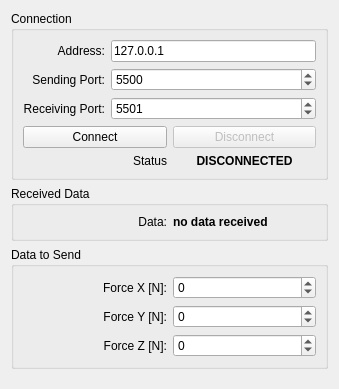
<?xml version="1.0" encoding="UTF-8"?>
<ui version="4.0">
 <class>GUI</class>
 <widget class="QWidget" name="GUI">
  <property name="geometry">
   <rect>
    <x>0</x>
    <y>0</y>
    <width>339</width>
    <height>389</height>
   </rect>
  </property>
  <property name="windowTitle">
   <string>SocketUdp</string>
  </property>
  <layout class="QGridLayout" name="gridLayout_3">
   <item row="1" column="0">
    <widget class="QGroupBox" name="groupBox_2">
     <property name="title">
      <string>Received Data</string>
     </property>
     <layout class="QGridLayout" name="gridLayout_4">
      <item row="0" column="0">
       <widget class="QLabel" name="label_8">
        <property name="text">
         <string>Data:</string>
        </property>
        <property name="alignment">
         <set>Qt::AlignRight|Qt::AlignTrailing|Qt::AlignVCenter</set>
        </property>
       </widget>
      </item>
      <item row="0" column="1">
       <widget class="QLabel" name="label_data">
        <property name="font">
         <font>
          <bold>true</bold>
         </font>
        </property>
        <property name="text">
         <string>no data received</string>
        </property>
       </widget>
      </item>
     </layout>
    </widget>
   </item>
   <item row="3" column="0">
    <spacer name="verticalSpacer">
     <property name="orientation">
      <enum>Qt::Vertical</enum>
     </property>
     <property name="sizeHint" stdset="0">
      <size>
       <width>20</width>
       <height>311</height>
      </size>
     </property>
    </spacer>
   </item>
   <item row="0" column="0">
    <widget class="QGroupBox" name="groupBox">
     <property name="title">
      <string>Connection</string>
     </property>
     <layout class="QGridLayout" name="gridLayout_5">
      <item row="0" column="0">
       <widget class="QLabel" name="label">
        <property name="text">
         <string>Address:</string>
        </property>
        <property name="alignment">
         <set>Qt::AlignRight|Qt::AlignTrailing|Qt::AlignVCenter</set>
        </property>
       </widget>
      </item>
      <item row="0" column="1">
       <widget class="QLineEdit" name="lineEdit_address">
        <property name="text">
         <string>127.0.0.1</string>
        </property>
       </widget>
      </item>
      <item row="1" column="0">
       <widget class="QLabel" name="label_5">
        <property name="text">
         <string>Sending Port:</string>
        </property>
        <property name="alignment">
         <set>Qt::AlignRight|Qt::AlignTrailing|Qt::AlignVCenter</set>
        </property>
       </widget>
      </item>
      <item row="1" column="1">
       <widget class="QSpinBox" name="spinBox_SendPort">
        <property name="minimum">
         <number>0</number>
        </property>
        <property name="maximum">
         <number>99999</number>
        </property>
        <property name="value">
         <number>5500</number>
        </property>
       </widget>
      </item>
      <item row="2" column="0">
       <widget class="QLabel" name="label_6">
        <property name="text">
         <string>Receiving Port:</string>
        </property>
        <property name="alignment">
         <set>Qt::AlignRight|Qt::AlignTrailing|Qt::AlignVCenter</set>
        </property>
       </widget>
      </item>
      <item row="2" column="1">
       <widget class="QSpinBox" name="spinBox_RecvPort">
        <property name="minimum">
         <number>0</number>
        </property>
        <property name="maximum">
         <number>99999</number>
        </property>
        <property name="value">
         <number>5501</number>
        </property>
       </widget>
      </item>
      <item row="3" column="0" colspan="2">
       <layout class="QGridLayout" name="gridLayout_2">
        <item row="0" column="0">
         <widget class="QPushButton" name="pushButton_Connect">
          <property name="text">
           <string>Connect</string>
          </property>
         </widget>
        </item>
        <item row="0" column="1">
         <widget class="QPushButton" name="pushButton_Disconnect">
          <property name="enabled">
           <bool>false</bool>
          </property>
          <property name="text">
           <string>Disconnect</string>
          </property>
         </widget>
        </item>
       </layout>
      </item>
      <item row="4" column="0" colspan="2">
       <layout class="QGridLayout" name="gridLayout">
        <item row="0" column="0">
         <widget class="QLabel" name="label_7">
          <property name="text">
           <string>Status</string>
          </property>
          <property name="alignment">
           <set>Qt::AlignRight|Qt::AlignTrailing|Qt::AlignVCenter</set>
          </property>
         </widget>
        </item>
        <item row="0" column="1">
         <widget class="QLabel" name="label_Status">
          <property name="font">
           <font>
            <bold>true</bold>
           </font>
          </property>
          <property name="text">
           <string>DISCONNECTED</string>
          </property>
          <property name="alignment">
           <set>Qt::AlignCenter</set>
          </property>
         </widget>
        </item>
       </layout>
      </item>
     </layout>
    </widget>
   </item>
   <item row="2" column="0">
    <widget class="QGroupBox" name="groupBox_3">
     <property name="title">
      <string>Data to Send</string>
     </property>
     <layout class="QGridLayout" name="gridLayout_6">
      <item row="1" column="0">
       <widget class="QLabel" name="label_9">
        <property name="text">
         <string>Force Y [N]:</string>
        </property>
        <property name="alignment">
         <set>Qt::AlignRight|Qt::AlignTrailing|Qt::AlignVCenter</set>
        </property>
       </widget>
      </item>
      <item row="3" column="0">
       <widget class="QLabel" name="label_3">
        <property name="text">
         <string>Force Z [N]:</string>
        </property>
        <property name="alignment">
         <set>Qt::AlignRight|Qt::AlignTrailing|Qt::AlignVCenter</set>
        </property>
       </widget>
      </item>
      <item row="1" column="1">
       <widget class="QDoubleSpinBox" name="spinBoxForceY">
        <property name="decimals">
         <number>0</number>
        </property>
        <property name="minimum">
         <double>-10000.000000000000000</double>
        </property>
        <property name="maximum">
         <double>10000.000000000000000</double>
        </property>
        <property name="value">
         <double>0.000000000000000</double>
        </property>
       </widget>
      </item>
      <item row="3" column="1">
       <widget class="QDoubleSpinBox" name="spinBoxForceZ">
        <property name="decimals">
         <number>0</number>
        </property>
        <property name="minimum">
         <double>-10000.000000000000000</double>
        </property>
        <property name="maximum">
         <double>10000.000000000000000</double>
        </property>
        <property name="value">
         <double>0.000000000000000</double>
        </property>
       </widget>
      </item>
      <item row="0" column="0">
       <widget class="QLabel" name="label_2">
        <property name="text">
         <string>Force X [N]:</string>
        </property>
        <property name="alignment">
         <set>Qt::AlignRight|Qt::AlignTrailing|Qt::AlignVCenter</set>
        </property>
       </widget>
      </item>
      <item row="0" column="1">
       <widget class="QDoubleSpinBox" name="spinBoxForceX">
        <property name="decimals">
         <number>0</number>
        </property>
        <property name="minimum">
         <double>-10000.000000000000000</double>
        </property>
        <property name="maximum">
         <double>10000.000000000000000</double>
        </property>
        <property name="value">
         <double>0.000000000000000</double>
        </property>
       </widget>
      </item>
     </layout>
    </widget>
   </item>
  </layout>
 </widget>
 <resources/>
 <connections/>
</ui>
